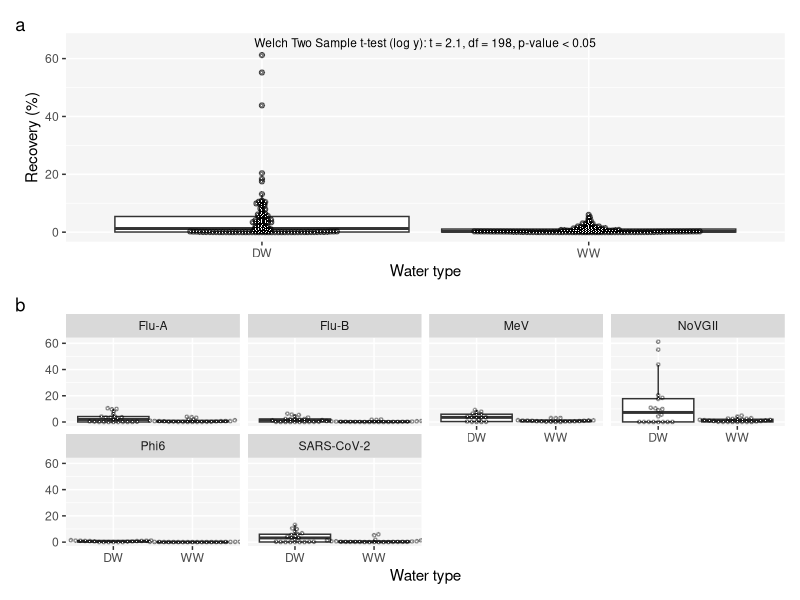
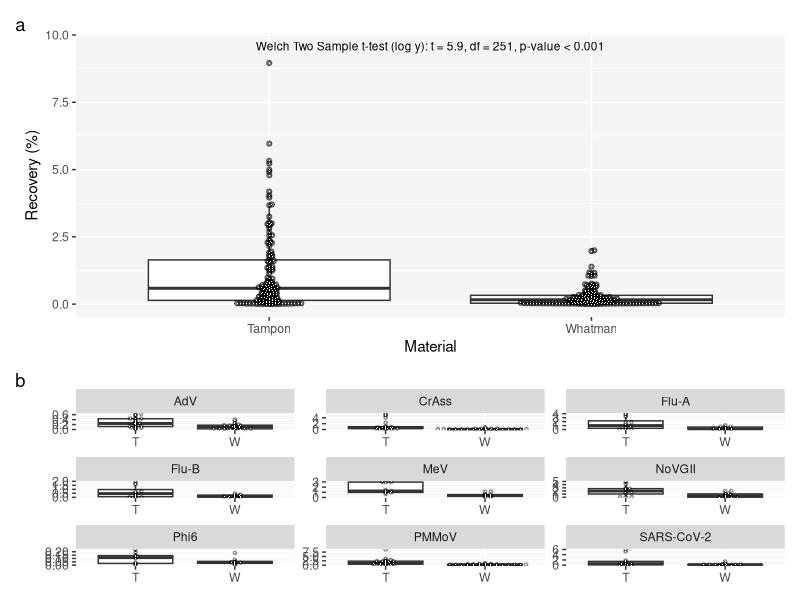

The R script that drew these images, in order: (Note: this script raises an error after producing the figures.)
## ---- chunk 1
knitr::opts_chunk$set(echo = FALSE, warning = FALSE, message = FALSE, fig.height = 9, fig.width = 9)
## ---- chunk 2
library(tidyverse)
library(patchwork)
library(broom)
library(ggbeeswarm)

theme_set(theme_grey()+theme(panel.background = element_rect(fill = "grey96")))
## ---- chunk 3

#summarises mean, sd, se, ci for bar charts
mean_ci_summary <- function(data, groups, variable, log10 = FALSE){
  
  data <- data|>ungroup()
  
  for (i in 1:length(groups)) {
    
    data <- data|>
      group_by(.data[[ groups[i] ]], .add = TRUE)
    
  }
  
  if(log10 == TRUE){
    
    data|>
    mutate(varna = case_when(is.na(.data[[variable]]) | is.nan(.data[[variable]]) | is.infinite(.data[[variable]]) ~ as.integer(1),
                             TRUE ~ NA_integer_))|>
      summarise(mean = mean(log10(.data[[variable]]), na.rm = TRUE),
                sd = sd(log10(.data[[variable]]), na.rm = TRUE),
                n = n() - sum(varna, na.rm = TRUE))|>
      mutate(se = sd / sqrt(n),
             ci = se * qt(1 - 0.05 / 2, n-1))
    
  }else {
    
    data|>
      mutate(varna = case_when(is.na(.data[[variable]]) | is.nan(.data[[variable]]) | is.infinite(.data[[variable]]) ~ as.integer(1),
                             TRUE ~ NA_integer_))|>
      summarise(mean = mean(.data[[variable]], na.rm = TRUE),
                sd = sd(.data[[variable]], na.rm = TRUE),
                n = n()  - sum(varna, na.rm = TRUE))|>
      mutate(se = sd / sqrt(n),
             ci = se * qt(1 - 0.05 / 2, n-1))
    
  }
}

pvalue_fun <- function(p.value){
  if(is.na(p.value)){
    NA_character_
  }else if(p.value > 0.05){
    "> 0.05"
  }else if(p.value < 0.05 & p.value > 0.01){
    "< 0.05"
  }else if(p.value < 0.01 & p.value > 0.001){
    "< 0.01"
  }else if(p.value < 0.001){
    "< 0.001"
  }else {
    "something went wrong"
  }
}

pvalue_star <- function(p.value){
  if(is.na(p.value)){
    NA_character_
  }else if(p.value > 0.05){
    "."
  }else if(p.value < 0.05 & p.value > 0.01){
    "*"
  }else if(p.value < 0.01 & p.value > 0.001){
    "**"
  }else if(p.value < 0.001){
    "***"
  }else {
    "something went wrong"
  }
}

stat_paste_fun <- function(stat, log = FALSE){
  if(log != TRUE){
  stat_paste <- paste0(str_remove_all(stat[["method"]][[1]], "\n\t"), ": ", 
         str_remove_all(names(stat[["statistic"]]), "Kruskal-Wallis "), " = ",
         round(stat[["statistic"]][[1]],1), ", ",
         if(length(stat[["parameter"]]) == 0)
         {""
         }else if(is.na(stat[["parameter"]])){
           ""
         }else if(length(stat[["parameter"]]) > 0){
           paste0("df = ", round(stat[["parameter"]], 0), ", ")
         } ,
         "p-value ",  pvalue_fun(stat[["p.value"]]))
  }else{
  stat_paste <- paste0(str_remove_all(stat[["method"]][[1]], "\n\t"), " (log y): ", 
           str_remove_all(names(stat[["statistic"]]), "Kruskal-Wallis "), " = ",
           round(stat[["statistic"]][[1]],1), ", ",
           if(length(stat[["parameter"]]) == 0)
           {""
           }else if(is.na(stat[["parameter"]])){
             ""
           }else if(length(stat[["parameter"]]) > 0){
             paste0("df = ", round(stat[["parameter"]], 0), ", ")
           } ,
           "p-value ",  pvalue_fun(stat[["p.value"]]))
  }
  
 stat_paste2 <- str_replace(stat_paste, "One-way analysis of means [(]not assuming equal variances[])]", "Welch ANOVA")
  
  return(stat_paste2)
}

paste_anova_fun <- function(anova, log = FALSE){
  
  if(log != TRUE){
  paste0("ANOVA: ", "F value = ", round((anova$`F value`)[1], 2), ", ", "p-value ", pvalue_fun(anova$`Pr(>F)`[1]))
  }else {
    paste0("ANOVA (log y): ", "F value = ", round((anova$`F value`)[1], 2), ", ", "p-value ", pvalue_fun(anova$`Pr(>F)`[1])) 
  }
}

lmR2adj <- function(lm){
  
  R2 <- 1-((sum(residuals(lm)^2))/
             (sum((lm$model[[1]] - mean(lm$model[[1]]))^2)))
  
  1- ((1 - R2) * (length(lm$model[[1]] ) - 1)/
                 (length(lm$model[[1]] ) - length(lm$coefficients) - 1))
}

lmR2 <- function(lm){
  
  1-((sum(residuals(lm)^2))/
             (sum((lm$model[[1]] - mean(lm$model[[1]]))^2)))
}

glmR2 <- function(glm, adj = FALSE){
  
  residuals <- glm[["y"]] - glm[["fitted.values"]]
  
  R2 <- 1-((sum(residuals^2))/
             (sum((glm$model[[1]] - mean(glm$model[[1]]))^2)))
  
  if(adj != TRUE){
    
  return(R2)
    
  }else {
    
    1- ((1 - R2) * (length(glm$model[[1]] ) - 1)/
                 (length(glm$model[[1]] ) - length(glm$coefficients) - 1))
  }
}



pairwise_diff_comps <- function(pairwise_pv_matrix){
  
  pairwise_diff <- as_tibble(pairwise_pv_matrix, rownames = "vars")|>
  pivot_longer(2:last_col(), names_to = "var.y", values_to = "p.value")|>
  na.omit()|>
  filter(p.value < 0.05)|>
  select(1,2)|>
  unite("comp", c(1,2), sep = " ~ ")
  
  comp_diffs <- ""
  
  for (i in 1:nrow(pairwise_diff)) {
    
    if(i == nrow(pairwise_diff)){
      comp_diffs <- paste0(c(comp_diffs, pairwise_diff[[i,1]]), collapse = ", and ")
    }else if(i != 1){
      comp_diffs <- paste0(c(comp_diffs, pairwise_diff[[i,1]]), collapse = ", ")
    }else{
      comp_diffs <- pairwise_diff[[i,1]]
    }
    
  }
  
  return(comp_diffs)
}

plot_assumptions <- function(model, obs, bins = 30){
        #create tibble for use in ggplot of model assumptions
        df <- tibble(
                observations = obs,
                fitted = fitted(model),
                residuals = resid(model),
                standardised_residuals = sqrt(resid(model)^2),
                RMSresiduals = sqrt(mean(resid(model)^2)))
        
        
        a <- ggplot(df, aes(fitted, residuals))+
                geom_point()+
                geom_abline(aes(slope = 0, intercept = 0))
                #labs(title = "Heteroscedasticity", subtitle = "Check trends not captured by model")
        
        b <- ggplot(df, aes(residuals))+
                geom_histogram(bins = bins)
        
        c <- ggplot(df, aes(sample = residuals))+
                geom_qq()+
                geom_qq_line()#+
                #labs(title = "Quantile-quantile plot", subtitle = "check normality of residuals")
        
        d <- ggplot(df, aes(observations, fitted))+
                geom_point()+
                geom_abline()#+
                #labs(subtitle = "Check accuracy of model across whole dataset")
        
        plot <- a+b+c+d+plot_layout(ncol = 2, nrow = 2)+plot_annotation(tag_levels = "a")
        return(plot)
} 

## ---- chunk 4

data <- read_csv("recovery_data.csv")

virus_char <- read_csv("virus_characteristics.csv")|>
  pivot_longer(2:12, names_to = "virus", values_to = "value")|>
  pivot_wider(names_from = "...1", values_from = "value")


clean <- data|>
  select(-Sample_code)|>
  rename("method" = Method, "spike" = Spike,
         "water_type" = Water_type, "material" = Material,
         "replicate" = Replicate)|>
  pivot_longer(cols = contains("rec"), names_to = "virus", values_to = "rec")|>
  mutate(virus = str_remove_all(virus, "_recoveries"))|>
  mutate(rec = case_when((spike == "U" & virus %in% c("SARS", "Phi6", "NoVGII", "Flu-A", "Flu-B") ) ~ NA_real_,
                         spike == "S" & water_type == "DW" & virus %in% c("AdV", "PMMoV", "CrAss") ~ NA_real_,
                         TRUE ~ rec),
         rec = rec * 100)|>
  left_join(virus_char, by = "virus")|>
  mutate(rec = case_when(round(rec,6) <= 0 ~ NA_real_,
                        TRUE ~ round(rec,6)),
         shape = factor(shape),
         water_type = factor(water_type),
         enveloped = factor(enveloped),
         size_nm = as.double(size_nm),
         method = factor(method),
         genome = factor(genome),
         samples_spiked = str_replace_all(samples_spiked, c("yes" = "S",
                                                            "no" = "U")),
         virus = str_replace_all(virus, c("SARS" = "SARS-CoV-2")))|>
  na.omit()


## ---- chunk 5

notes <- (tibble(estimate.x = "p-value: < 0.001 [***]; < 0.01 [**]; < 0.05 [*]; > 0.05 [.]"))
## ---- chunk 6
ww_all <- clean|>
  filter(water_type == "WW")|>
  mutate(material = str_replace_all(material, c("W" = "Whatman paper",
                                                "T" = "Tampon")),
        material = paste0(material, " WW"),
         virus = str_replace_all(virus, c("SARS-CoV-2" = "SARS")))|>
  ggplot(aes(y = rec, x =method))+
  geom_beeswarm(cex = 2)+
  geom_beeswarm(cex = 2, size = 0.1, colour = "white")+
  scale_y_continuous(sec.axis = sec_axis( trans=~.*1, name="Virus", labels = NULL, breaks = NULL))+
  facet_grid(samples_spiked + virus ~ material, scale = "free", space = "free_x")+
  labs(x = "Concentration method", y = "Recovery (%)")

dw_all <- clean|>
  filter(water_type == "DW", samples_spiked == "S")|>
  mutate(material = str_replace_all(material, c("W" = "Whatman paper",
                                                "T" = "Tampon")),
        material = paste0(material, " DW"),
         virus = str_replace_all(virus, c("SARS-CoV-2" = "SARS")))|>
  ggplot(aes(y = rec, x =method))+
  geom_beeswarm(cex = 2)+
  geom_beeswarm(cex = 2, size = 0.1, colour = "white")+
  scale_y_continuous(sec.axis = sec_axis( trans=~.*1, name="Virus", labels = NULL, breaks = NULL))+
  facet_grid(samples_spiked + virus ~ material, scale = "free", space = "free_x")+
  labs(x = "Concentration method", y = "Recovery (%)")

WWDW_all <- (ww_all + theme(axis.title.x = element_blank())) / dw_all + plot_layout(heights = c(1.1, 0.8))
## ---- chunk 7
wt_comp <- clean|>
  filter(spike == "S" & samples_spiked == "S",
         virus != "MNV")

wt_comp_t.t <- tibble(label = stat_paste_fun(t.test(log(rec) ~ water_type, data = wt_comp), log = TRUE),
       row = 1)

f <- var.test(log(rec) ~ water_type, data = wt_comp)

Figure1 <- (wt_comp|>
  mutate(row = row_number())|>
  left_join(wt_comp_t.t, by = "row")|>
  ggplot(aes(water_type, rec))+
  geom_boxplot(width = 2, outlier.alpha = 0)+
  geom_beeswarm(cex = 0.5, alpha = 0.5)+
    geom_beeswarm(cex = 0.5, shape = ".", colour = "white")+
  geom_text(aes(x = 1.5, y = max(rec) + (0.07 * (max(rec) - min(rec))),
                label = label), size = 3)+
  labs(x = "Water type",
       y = "Recovery (%)")) +
  
  (wt_comp|>
  ggplot(aes(water_type, rec))+
  geom_boxplot(width = 2, outlier.alpha = 0)+
  geom_beeswarm(alpha = 0.3, cex = 3, size = 1)+
    geom_beeswarm(cex = 3, shape = ".", colour = "white")+
  facet_wrap(~virus, ncol = 4)+
  labs(x = "Water type",
       y = "Recovery (%)") +
  theme(axis.title.y = element_blank())) +
  
  plot_layout(widths = c(1.3, 0.7), nrow = 2, ncol = 1) +
    plot_annotation(tag_levels = "a")
  
## ---- chunk 8
Figure1
## ---- chunk 9
clean_ww <- clean|>
  filter(water_type == "WW")

f <- var.test(log(rec) ~ material, data = clean_ww)

material_comp_t.t <- tibble(label = stat_paste_fun(t.test(log(rec) ~ material, data = clean_ww), log = TRUE),
       row = 1)

fig2a <- clean_ww|>
  mutate(row = row_number(),
         material = str_replace_all(material, c("W" = "Whatman",
                                                "T" = "Tampon")))|>
  left_join(material_comp_t.t, by = "row")|>
  ggplot(aes(material, rec))+
  geom_boxplot(outlier.alpha = 0)+
  geom_beeswarm(cex = 0.5, alpha = 0.5)+
  geom_beeswarm(cex = 0.5, shape = ".", colour = "white")+
  geom_text(aes(x = 1.5, y = max(rec) + (0.07 * (max(rec) - min(rec))),
                label = label), size = 3)+
  labs(x = "Material",
       y = "Recovery (%)")
  
fig2b <- clean_ww|>
  ggplot(aes(material, rec))+
  geom_boxplot(outlier.alpha = 0)+
  geom_beeswarm(alpha = 0.3, cex = 3, size = 1)+
  geom_beeswarm(shape = ".", cex = 3, colour = "white")+
  facet_wrap(~virus, scales = "free")+
  labs(x = "Material",
       y = "Recovery (%)")+
  theme(axis.title = element_blank()) 

fig2 <- fig2a/ fig2b + plot_layout( heights = c(1.3, 0.7)) + plot_annotation(tag_levels = "a")

## ---- chunk 10
fig2
## ---- chunk 11

clean_ww_t <- clean_ww|>
  filter(material == "T")

f <- var.test(log(rec) ~ method, data = filter(clean_ww_t, method %in% c("D", "N")))

lm_meth <- lm(log(rec) ~ method, data = clean_ww_t)

meth_comp_aov <- tibble(label = stat_paste_fun(oneway.test(log(rec) ~ method, data = clean_ww_t), log = TRUE)[1],
                       row = 1)

meth_pairwise.t.test <- pairwise.t.test(log(clean_ww_t$rec), as.factor(clean_ww_t$method), pool.sd = FALSE)[["p.value"]]|>
  as_tibble(rownames = "varx")|>
  pivot_longer(2:4, names_to = "vary", values_to = "p.v")

fig3a <- clean_ww_t|>
  mutate(method = str_replace_all(method, c(
                                            "P" = "PBS-PEG (P)",
                                            "N" = "No elution PEG (N)",
                                            "BE" = "BE-PEG (BE)",
                                            "D" = "Direct extraction (D)")),
         method = fct_reorder(method, rec),
         row = row_number())|>
  left_join(meth_comp_aov, by = "row")|>
  ggplot(aes(method, rec))+
  geom_boxplot(outlier.alpha = 0)+
  geom_beeswarm(cex = 0.5, alpha = 0.5)+
  geom_beeswarm(cex = 0.5, shape = ".", colour = "white")+
  geom_text(aes(x = 2.5, y = max(rec) + (0.07 * (max(rec) - min(rec))),
                label = label), size = 3)+
  labs(x = "Concentration method",
       y = "Recovery (%)") 
  
fig3b <- clean_ww_t|>
  mutate(method = fct_reorder(str_replace_all(method, c("Amicon" = "Ami",
                                                        "BE-PEG" = "BE-P")), rec))|>
  ggplot(aes(method, rec))+
  geom_boxplot(outlier.alpha = 0)+
  geom_beeswarm(alpha = 0.3, cex = 3, size = 1)+
  geom_beeswarm(shape = ".", cex = 3, colour = "white")+
  facet_wrap(~virus, scale = "free")+
  labs(x = "Concentration method",
       y = "Recovery (%)") 
  
fig3c <- meth_pairwise.t.test|>
  rowwise()|>
  mutate(p.v = pvalue_star(p.v),
         varx = str_replace_all(varx, c("Amicon" = "Ami",
                                          "BE-PEG" = "BE-P")),
         vary = str_replace_all(vary, c("Amicon" = "Ami",
                                          "BE-PEG" = "BE-P")))|>
  ggplot(aes(varx, vary))+
  geom_tile(fill = "grey97", colour = "white")+
  geom_text(aes(label = p.v))+
  xlab("Method")+
  theme(axis.title.y = element_blank())

fig3 <- fig3a / (fig3b + (fig3c/ plot_spacer()) + plot_layout(widths = c(1.35, 0.25))) + plot_layout(heights = c(1.3, 0.7), nrow = 2, ncol = 1) + plot_annotation(tag_levels = "a")
  

## ---- chunk 12
fig3
## ---- chunk 13

virus_char_ww <- clean_ww_t|>
  mutate(row = row_number(),
         shape = paste0(shape, "-", genome))


## ---- chunk 14
enveloped.t.test <- tibble(label = stat_paste_fun(t.test(log(rec) ~ enveloped, virus_char_ww), log = TRUE),
                           row = 1)

enveloped <- virus_char_ww|>
  mutate(row = row_number(),
         enveloped = str_replace_all(enveloped, c("no" = "Non-enveloped",
                                                 "yes" = "Enveloped")))|>
  left_join(enveloped.t.test, by = "row")|>
  ggplot(aes(enveloped, rec))+
  geom_boxplot(outlier.alpha = 0)+
  geom_beeswarm(alpha = 0.5)+
  geom_beeswarm(shape = ".", colour = "white")+
  geom_text(aes(x = 1.5, y = max(rec) + (0.07 * (max(rec) - min(rec))),
                label = label), size = 3)+
  labs(x = "Virus enveloped",
       y = "Recovery (%)")

enveloped_virus <- virus_char_ww|>
  mutate(enveloped = str_replace_all(enveloped, c("no" = "Non-enveloped",
                                                 "yes" = "Enveloped")))|>
  ggplot(aes(virus, rec))+
  geom_boxplot(outlier.alpha = 0)+
  geom_beeswarm(alpha = 0.5)+
  geom_beeswarm(shape = ".", colour = "white")+
  facet_wrap(~enveloped, scales = "free_x")+
  labs(x = "Virus enveloped",
       y = "Recovery (%)")


fig_envelope <- enveloped / enveloped_virus + plot_layout(heights = c(1.3, 0.7), nrow = 2) + plot_annotation(tag_levels = "a")

## ---- chunk 15
fig_envelope
## ---- chunk 16
WWDW_all
## ---- chunk 17
wt_comp|>
  ggplot(aes(sample = log(rec)))+
  geom_qq()+
  geom_qq_line()+
  facet_wrap(~water_type, scales = "free")+
  labs(y = "log recovery",
       x = "theoretical")
## ---- chunk 18
clean_ww|>
  ggplot(aes(sample = log(rec)))+
  geom_qq()+
  geom_qq_line()+
  facet_wrap(~material, scales = "free")+
  labs(y = "log recovery",
       x = "theoretical")
## ---- chunk 19
clean_ww_t|>
  ggplot(aes(sample = log(rec)))+
  geom_qq()+
  geom_qq_line()+
  facet_wrap(~method, scales = "free")+
  labs(y = "log recovery",
       x = "theoretical")
## ---- chunk 20
virus_char_ww|>
  mutate(enveloped = str_replace_all(enveloped, c("no" = "Non-enveloped",
                                                 "yes" = "Enveloped")))|>
  ggplot(aes(sample = log(rec)))+
  geom_qq()+
  geom_qq_line()+
  facet_wrap(~enveloped, scales = "free")+
  labs(y = "log recovery",
       x = "theoretical")
